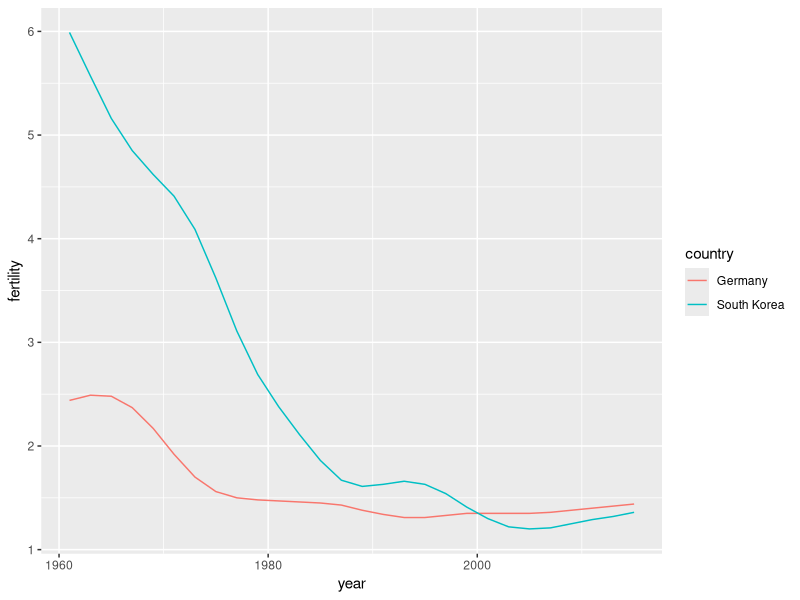

Write R code to recreate this figure.
library(dslabs)
data("gapminder")

library(dplyr)
library(ggplot2)

countries <- c("South Korea", "Germany")

gapminder %>% 
  filter(country==countries) %>% 
  ggplot(aes(x=year, y=fertility, color=country)) +
  geom_line()
